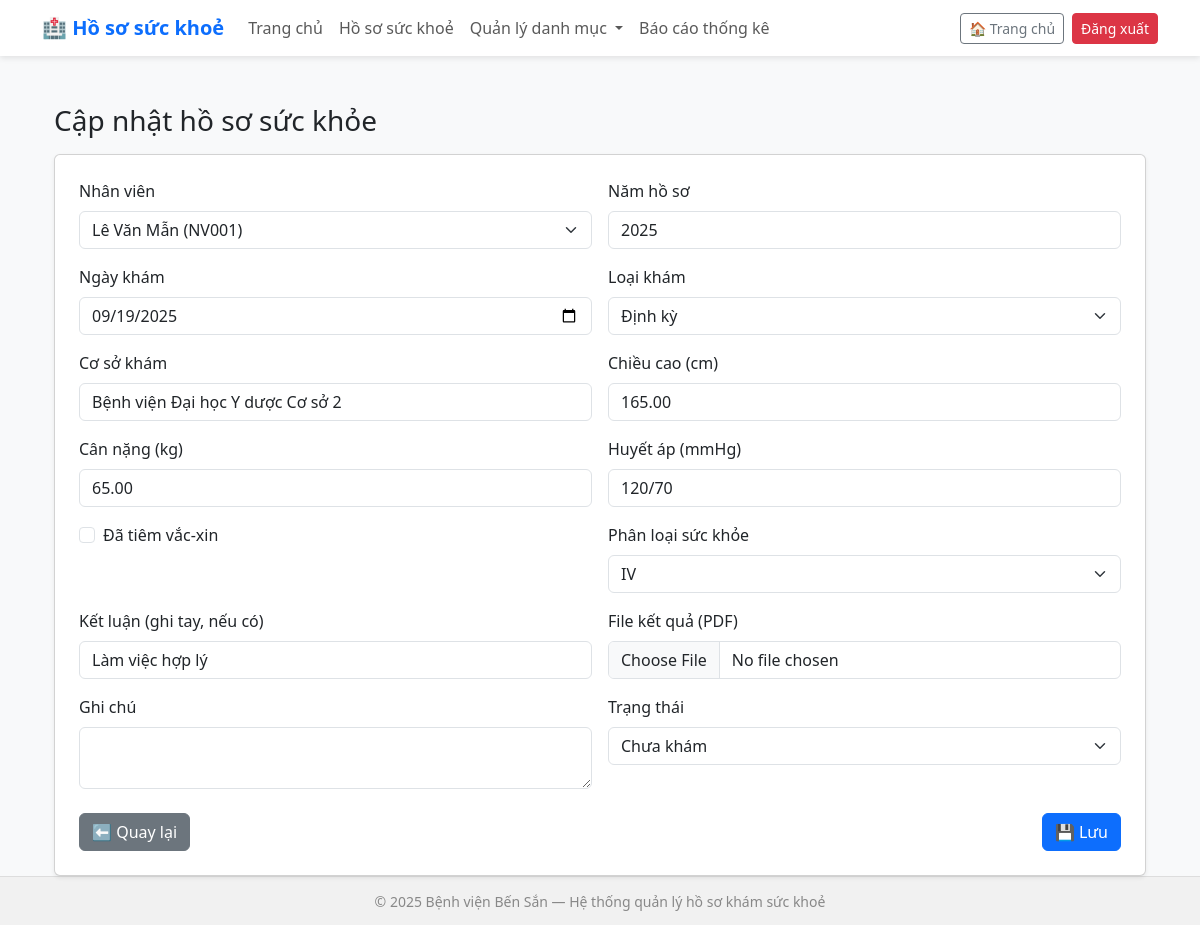
Screenshot of /records/134/edit/ with the database file from the repository.
### health_records/models.py (models this page shows, shortened)
class HealthRecord(models.Model):
    employee = models.ForeignKey(Employee, on_delete=models.CASCADE, verbose_name="Nhân viên")
    year = models.PositiveIntegerField(verbose_name="Năm hồ sơ")
    exam_date = models.DateField(blank=True, null=True, verbose_name="Ngày khám")
    examination_type = models.ForeignKey(
        ExaminationType, on_delete=models.SET_NULL, null=True, blank=True, verbose_name="Loại khám"
    )
    clinic_name = models.CharField(max_length=255, blank=True, null=True, verbose_name="Cơ sở khám")
    height_cm = models.DecimalField("Chiều cao (cm)", max_digits=6, decimal_places=2, blank=True, null=True)
    weight_kg = models.DecimalField("Cân nặng (kg)", max_digits=6, decimal_places=2, blank=True, null=True)
    blood_pressure = models.CharField("Huyết áp (mmHg)", max_length=50, blank=True, null=True)
    vaccinated = models.BooleanField(default=False, verbose_name="Đã tiêm vắc-xin")
    vaccine_name = models.CharField(max_length=255, blank=True, null=True, verbose_name="Tên vắc-xin (nếu có)")
    vaccination_date = models.DateField(blank=True, null=True, verbose_name="Ngày tiêm (nếu có)")
    health_classification = models.ForeignKey(
        HealthClassification, on_delete=models.SET_NULL, null=True, blank=True, verbose_name="Phân loại sức khỏe"
    )
    conclusion_text = models.CharField(max_length=255, blank=True, null=True, verbose_name="Kết luận (ghi tay, nếu có)")
    result_file = models.FileField(upload_to="health_results/", blank=True, null=True, verbose_name="File kết quả (PDF)")
    group = models.CharField(max_length=50, blank=True, null=True, verbose_name="Nhóm")
    note = models.TextField(blank=True, null=True, verbose_name="Ghi chú")
    STATUS_CHOICES = [("done", "Đã khám"), ("pending", "Chưa khám")]
    status = models.CharField(max_length=20, choices=STATUS_CHOICES, default="pending", verbose_name="Trạng thái")
    created_at = models.DateTimeField(auto_now_add=True, verbose_name="Tạo lúc")
    updated_at = models.DateTimeField(auto_now=True, verbose_name="Cập nhật lúc")
    class Meta:
        verbose_name = "Hồ sơ sức khỏe"
        verbose_name_plural = "Hồ sơ sức khỏe"
        ordering = ["-year", "employee__full_name"]
        unique_together = ("employee", "year")

### health_records/views.py (the view)
# urls.py: path("records/<int:pk>/edit/", views.healthrecord_edit, name="healthrecord_edit"),
def healthrecord_edit(request, pk):
    record = get_object_or_404(HealthRecord, pk=pk)
    form = HealthRecordForm(request.POST or None, request.FILES or None, instance=record)
    if form.is_valid():
        form.save()
        messages.success(request, "Đã cập nhật hồ sơ sức khỏe.")
        return redirect('healthrecord_list')
    return render(request, 'health_records/healthrecord_form.html', {'form': form, 'title': 'Cập nhật hồ sơ sức khỏe'})

### health_records/models.py (called while the page is built)
    def __str__(self):
        return self.name

    def __str__(self):
        return self.name

    def __str__(self):
        return f"{self.full_name} ({self.code})"

### health_records/templates/health_records/healthrecord_form.html (shortened to what this page needs)
{% extends 'health_records/base.html' %}
{% block content %}
<div class="container mt-4">
  <h3 class="mb-3">{{ title }}</h3>
  <form method="post" enctype="multipart/form-data" class="card p-4 shadow-sm" novalidate>
    <div class="row g-3">
      {% for field in form %}
        {% if field.name == 'vaccine_name' or field.name == 'vaccination_date' %}
          <div class="col-md-6 form-group" data-vaccine-field="true">
        {% else %}
          <div class="col-md-6 form-group">
        {% endif %}
            <label class="form-label" for="{{ field.id_for_label }}">{{ field.label }}</label>
            {{ field }}
          </div>
      {% endfor %}
    </div>
    <div class="mt-4 d-flex justify-content-between">
      <a href="{% url 'healthrecord_list' %}" class="btn btn-secondary">⬅ Quay lại</a>
      <button type="submit" class="btn btn-primary">💾 Lưu</button>
    </div>
  </form>
</div>
{% endblock %}

### health_records/static/health_records/css.css (style rules this page uses)
body { background-color: #f8f9fa; min-height: 100vh; display: flex; flex-direction: column; }
.container { flex: 1; }

### rows the page displays
HealthRecord: form "Lê Văn Mẫn (NV001)" "2025" "09/19/2025" "Định kỳ" "Bệnh viện Đại học Y dược Cơ sở 2" "165.00" "65.00" "120/70" "IV" "Làm việc hợp lý" "Chưa khám"

### other values shown
{{ title }} "Cập nhật hồ sơ sức khỏe"
{{ field.label }} "Nhân viên" "Năm hồ sơ" "Ngày khám" "Loại khám" "Cơ sở khám" "Chiều cao (cm)" "Cân nặng (kg)" "Huyết áp (mmHg)" "Đã tiêm vắc-xin" "Phân loại sức khỏe" "Kết luận (ghi tay, nếu có)" "File kết quả (PDF)" "Ghi chú" "Trạng thái"
